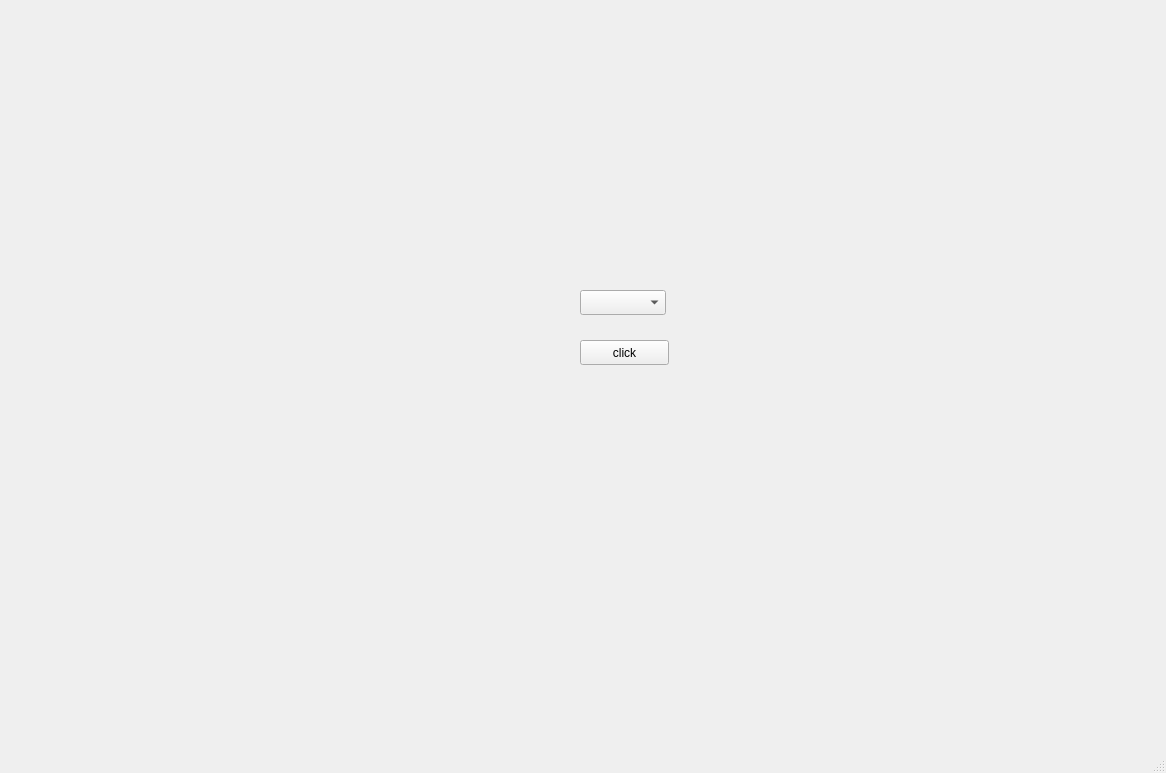
<?xml version="1.0" encoding="UTF-8"?>
<ui version="4.0">
 <class>MainWindow</class>
 <widget class="QMainWindow" name="MainWindow">
  <property name="geometry">
   <rect>
    <x>0</x>
    <y>0</y>
    <width>1166</width>
    <height>773</height>
   </rect>
  </property>
  <property name="windowTitle">
   <string>MainWindow</string>
  </property>
  <widget class="QWidget" name="centralwidget">
   <widget class="QComboBox" name="comboBox">
    <property name="geometry">
     <rect>
      <x>580</x>
      <y>290</y>
      <width>86</width>
      <height>25</height>
     </rect>
    </property>
   </widget>
   <widget class="QPushButton" name="pushButton">
    <property name="geometry">
     <rect>
      <x>580</x>
      <y>340</y>
      <width>89</width>
      <height>25</height>
     </rect>
    </property>
    <property name="text">
     <string>click</string>
    </property>
   </widget>
  </widget>
  <widget class="QMenuBar" name="menubar">
   <property name="geometry">
    <rect>
     <x>0</x>
     <y>0</y>
     <width>1166</width>
     <height>22</height>
    </rect>
   </property>
  </widget>
  <widget class="QStatusBar" name="statusbar"/>
 </widget>
 <resources/>
 <connections/>
</ui>
